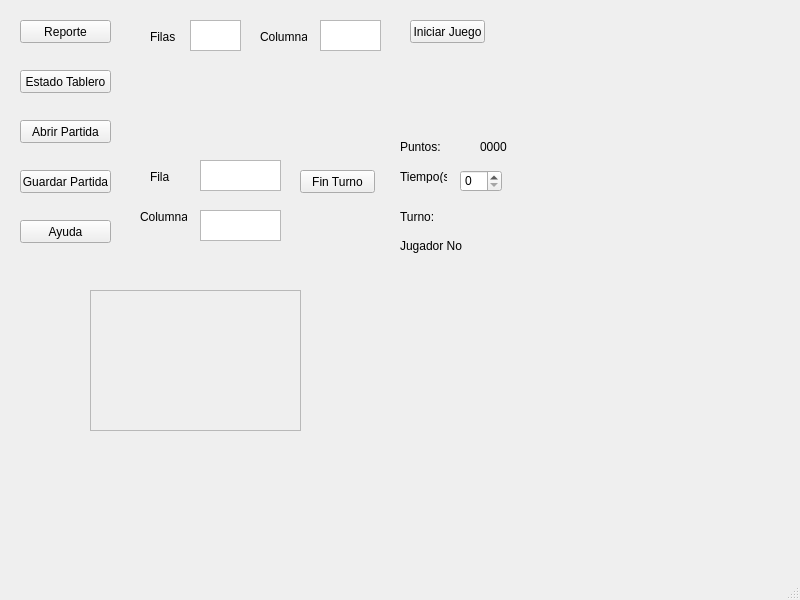
<?xml version="1.0" encoding="UTF-8"?>
<ui version="4.0">
 <class>MainWindow</class>
 <widget class="QMainWindow" name="MainWindow">
  <property name="geometry">
   <rect>
    <x>0</x>
    <y>0</y>
    <width>800</width>
    <height>600</height>
   </rect>
  </property>
  <property name="windowTitle">
   <string>MainWindow</string>
  </property>
  <widget class="QWidget" name="centralwidget">
   <widget class="QPushButton" name="btn_estado">
    <property name="geometry">
     <rect>
      <x>20</x>
      <y>70</y>
      <width>91</width>
      <height>23</height>
     </rect>
    </property>
    <property name="text">
     <string>Estado Tablero</string>
    </property>
   </widget>
   <widget class="QPushButton" name="btn_abrir">
    <property name="geometry">
     <rect>
      <x>20</x>
      <y>120</y>
      <width>91</width>
      <height>23</height>
     </rect>
    </property>
    <property name="text">
     <string>Abrir Partida</string>
    </property>
   </widget>
   <widget class="QPushButton" name="btn_reporte">
    <property name="geometry">
     <rect>
      <x>20</x>
      <y>20</y>
      <width>91</width>
      <height>23</height>
     </rect>
    </property>
    <property name="text">
     <string>Reporte</string>
    </property>
   </widget>
   <widget class="QPushButton" name="btn_guardar">
    <property name="geometry">
     <rect>
      <x>20</x>
      <y>170</y>
      <width>91</width>
      <height>23</height>
     </rect>
    </property>
    <property name="text">
     <string>Guardar Partida</string>
    </property>
   </widget>
   <widget class="QPushButton" name="btn_ayuda">
    <property name="geometry">
     <rect>
      <x>20</x>
      <y>220</y>
      <width>91</width>
      <height>23</height>
     </rect>
    </property>
    <property name="text">
     <string>Ayuda</string>
    </property>
   </widget>
   <widget class="QLabel" name="label">
    <property name="geometry">
     <rect>
      <x>150</x>
      <y>30</y>
      <width>47</width>
      <height>13</height>
     </rect>
    </property>
    <property name="text">
     <string>Filas</string>
    </property>
   </widget>
   <widget class="QLabel" name="label_2">
    <property name="geometry">
     <rect>
      <x>260</x>
      <y>30</y>
      <width>47</width>
      <height>13</height>
     </rect>
    </property>
    <property name="text">
     <string>Columnas</string>
    </property>
   </widget>
   <widget class="QPushButton" name="btn_iniciar">
    <property name="geometry">
     <rect>
      <x>410</x>
      <y>20</y>
      <width>75</width>
      <height>23</height>
     </rect>
    </property>
    <property name="text">
     <string>Iniciar Juego</string>
    </property>
   </widget>
   <widget class="QPushButton" name="btn_fin_turno">
    <property name="geometry">
     <rect>
      <x>300</x>
      <y>170</y>
      <width>75</width>
      <height>23</height>
     </rect>
    </property>
    <property name="text">
     <string>Fin Turno</string>
    </property>
   </widget>
   <widget class="QLabel" name="label_3">
    <property name="geometry">
     <rect>
      <x>150</x>
      <y>170</y>
      <width>47</width>
      <height>13</height>
     </rect>
    </property>
    <property name="text">
     <string>Fila</string>
    </property>
   </widget>
   <widget class="QLabel" name="label_4">
    <property name="geometry">
     <rect>
      <x>140</x>
      <y>210</y>
      <width>47</width>
      <height>13</height>
     </rect>
    </property>
    <property name="text">
     <string>Columna</string>
    </property>
   </widget>
   <widget class="QLabel" name="label_5">
    <property name="geometry">
     <rect>
      <x>400</x>
      <y>140</y>
      <width>47</width>
      <height>13</height>
     </rect>
    </property>
    <property name="text">
     <string>Puntos:</string>
    </property>
   </widget>
   <widget class="QLabel" name="lbPuntos">
    <property name="geometry">
     <rect>
      <x>480</x>
      <y>140</y>
      <width>47</width>
      <height>13</height>
     </rect>
    </property>
    <property name="text">
     <string>0000</string>
    </property>
   </widget>
   <widget class="QLabel" name="label_7">
    <property name="geometry">
     <rect>
      <x>400</x>
      <y>170</y>
      <width>47</width>
      <height>13</height>
     </rect>
    </property>
    <property name="text">
     <string>Tiempo(s):</string>
    </property>
   </widget>
   <widget class="QLabel" name="label_9">
    <property name="geometry">
     <rect>
      <x>400</x>
      <y>210</y>
      <width>47</width>
      <height>13</height>
     </rect>
    </property>
    <property name="text">
     <string>Turno:</string>
    </property>
   </widget>
   <widget class="QLabel" name="lb_tiempo_2">
    <property name="geometry">
     <rect>
      <x>400</x>
      <y>230</y>
      <width>71</width>
      <height>31</height>
     </rect>
    </property>
    <property name="text">
     <string>Jugador No</string>
    </property>
   </widget>
   <widget class="QFrame" name="Tablero">
    <property name="enabled">
     <bool>false</bool>
    </property>
    <property name="geometry">
     <rect>
      <x>90</x>
      <y>290</y>
      <width>211</width>
      <height>141</height>
     </rect>
    </property>
    <property name="frameShape">
     <enum>QFrame::StyledPanel</enum>
    </property>
    <property name="frameShadow">
     <enum>QFrame::Raised</enum>
    </property>
   </widget>
   <widget class="QTextEdit" name="txt_fila">
    <property name="geometry">
     <rect>
      <x>200</x>
      <y>160</y>
      <width>81</width>
      <height>31</height>
     </rect>
    </property>
   </widget>
   <widget class="QTextEdit" name="txt_col">
    <property name="geometry">
     <rect>
      <x>200</x>
      <y>210</y>
      <width>81</width>
      <height>31</height>
     </rect>
    </property>
   </widget>
   <widget class="QSpinBox" name="spinBox">
    <property name="geometry">
     <rect>
      <x>460</x>
      <y>170</y>
      <width>42</width>
      <height>22</height>
     </rect>
    </property>
   </widget>
   <widget class="QTextEdit" name="txt_fila_tablero">
    <property name="geometry">
     <rect>
      <x>190</x>
      <y>20</y>
      <width>51</width>
      <height>31</height>
     </rect>
    </property>
   </widget>
   <widget class="QTextEdit" name="txt_col_tablero">
    <property name="geometry">
     <rect>
      <x>320</x>
      <y>20</y>
      <width>61</width>
      <height>31</height>
     </rect>
    </property>
   </widget>
  </widget>
  <widget class="QMenuBar" name="menubar">
   <property name="geometry">
    <rect>
     <x>0</x>
     <y>0</y>
     <width>800</width>
     <height>21</height>
    </rect>
   </property>
  </widget>
  <widget class="QStatusBar" name="statusbar"/>
 </widget>
 <resources/>
 <connections/>
</ui>
